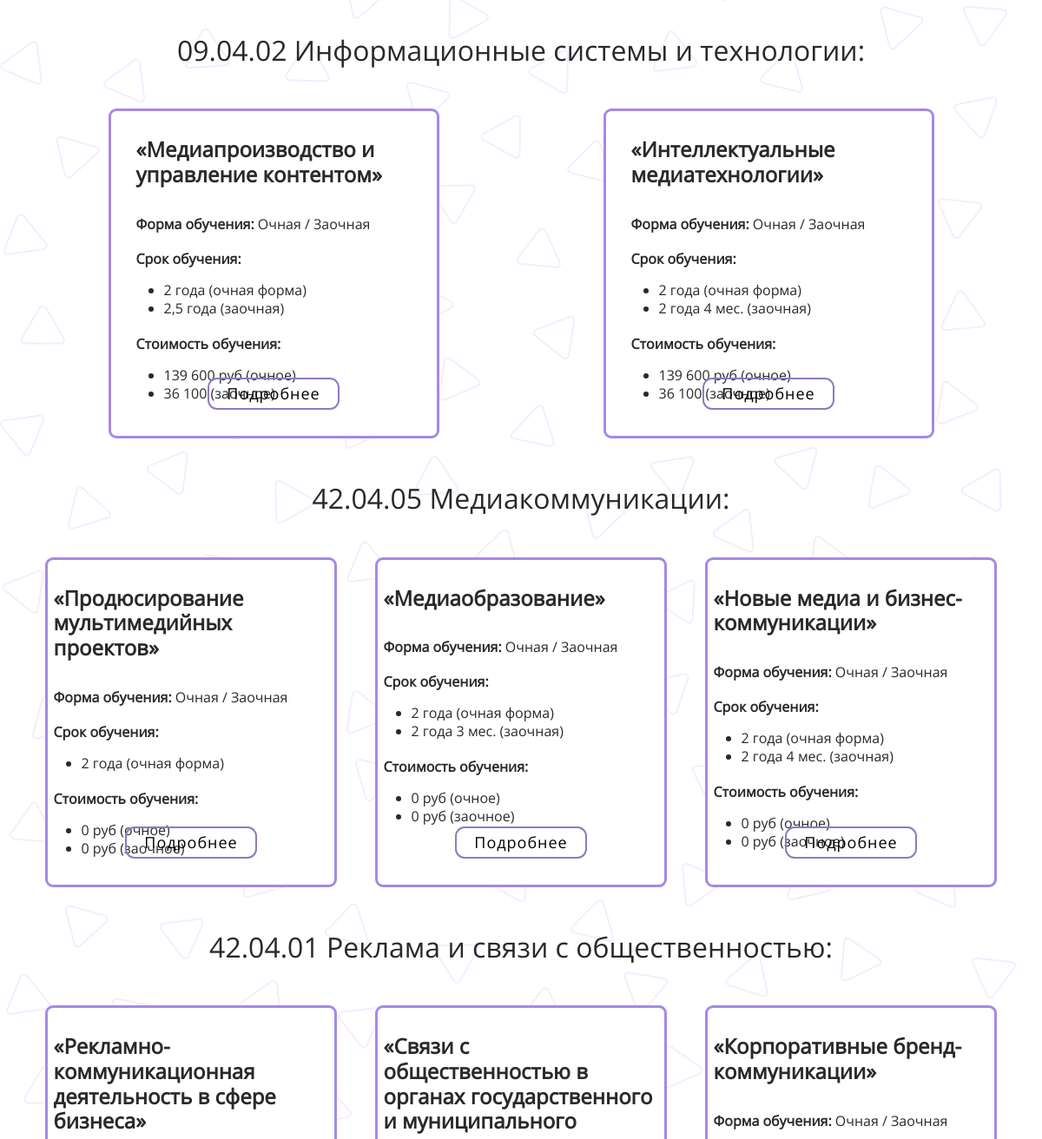
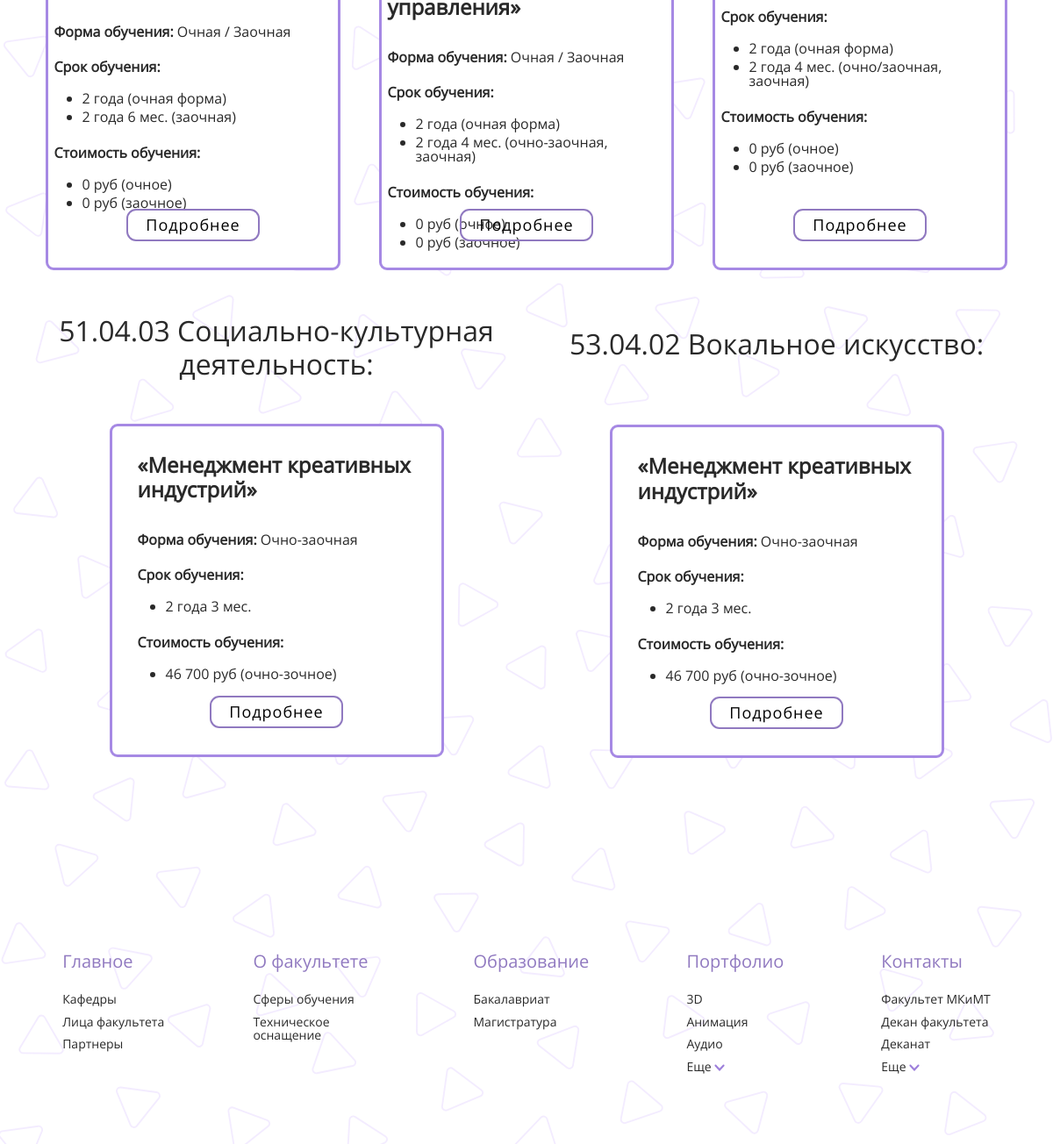
The page /test/ (lower part) on the database as committed earlier (2 pictures, top to bottom).
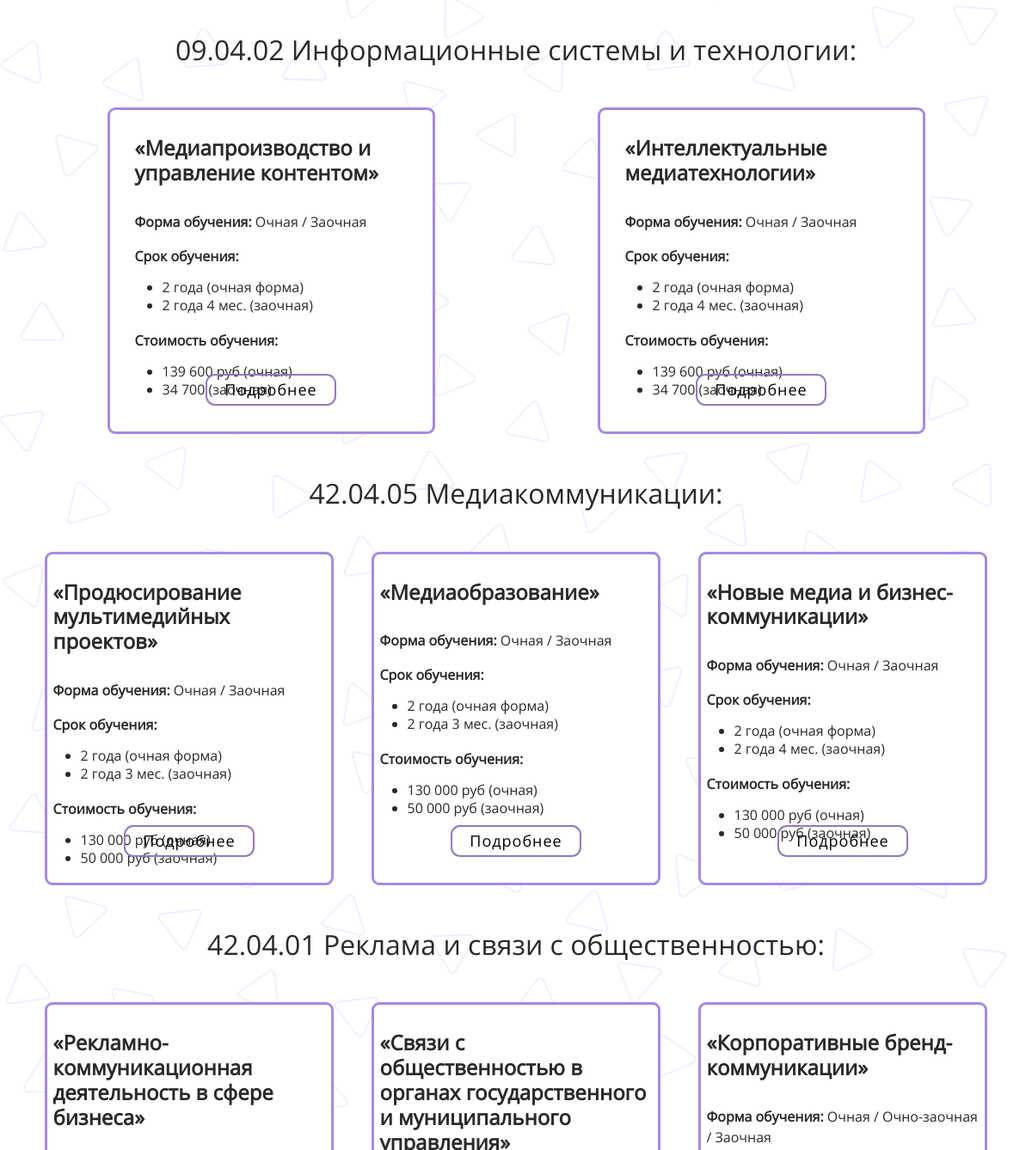
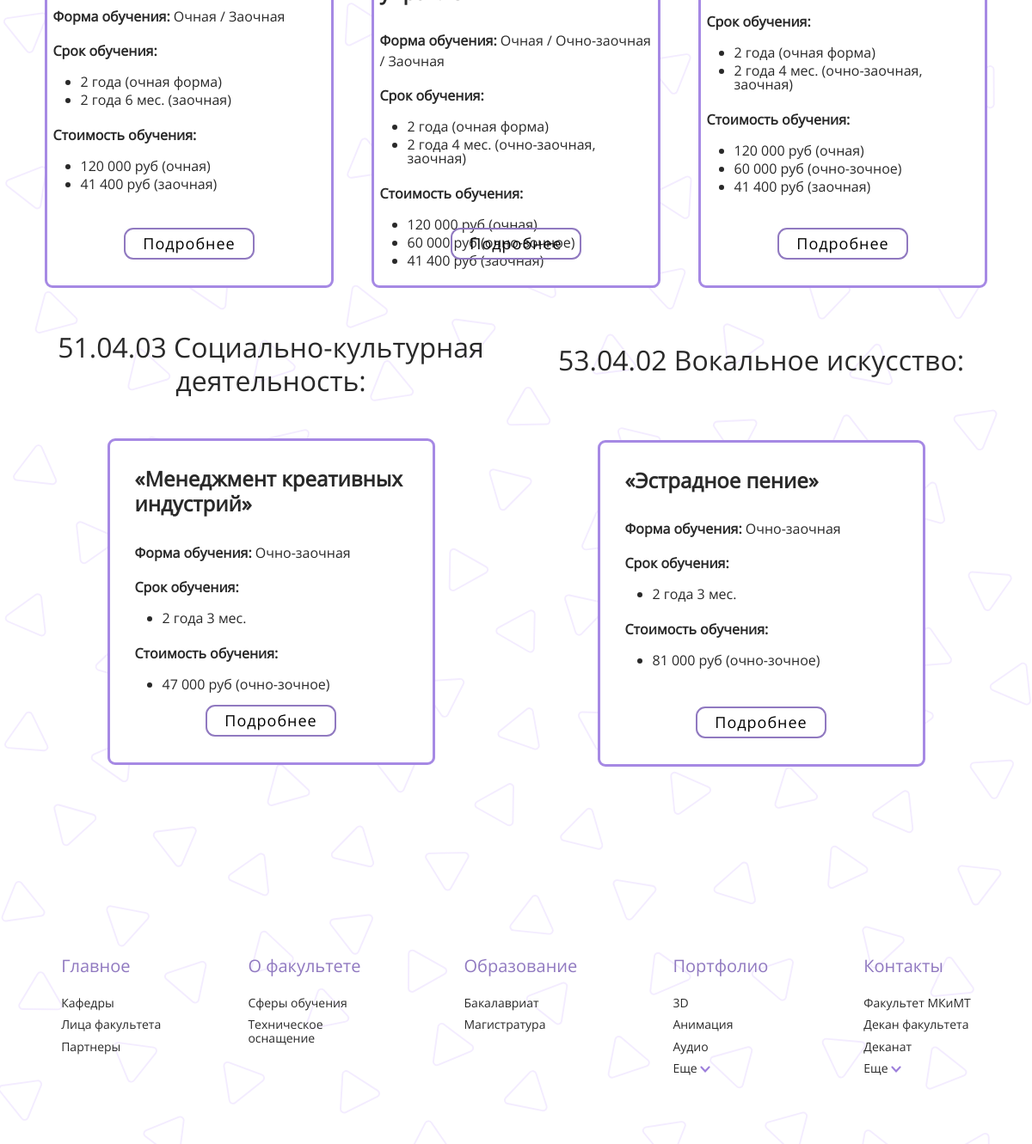
The same page on the database as committed later (2 pictures, top to bottom).
### mkmt/models.py (models this page shows, shortened)
class magistracy(models.Model):
    title = models.CharField(max_length = 255, verbose_name='Программа обучения')
    formOfEdu = models.TextField(blank = True, verbose_name='Форма обучения')
    budgetPlaces = models.IntegerField(blank = True, null = True, verbose_name='Бюджетные места')
    exam = models.TextField(blank = True, null = True, verbose_name='Вступительный экзамен')
    profile = models.TextField(blank = True, verbose_name='Профиль обучения')
    priceFT = models.TextField(blank = True, null = True, verbose_name='Стоимость очного обучения')
    pricePT = models.TextField(blank = True, null = True, verbose_name='Стоимость очно-заочного обучения')
    priceDL = models.TextField(blank = True, null = True, verbose_name='Стоимость заочного обучения')
    trainingPeriodFT = models.TextField(blank = True, null = True, verbose_name='Срок очного обучения')
    trainingPeriodPT = models.TextField(blank = True, null = True, verbose_name='Срок очно-заочного обучения')
    trainingPeriodDL = models.TextField(blank = True, null = True, verbose_name='Срок заочного обучения')
    class Meta:
        verbose_name = 'Магистратура '
        verbose_name_plural = 'Магистратура'
        ordering = ['id']

### mkmt/views.py (the view)
# urls.py: path('test/', test, name = 'test'),
def test(request):
    undergraduate = studyingPrograms.objects.all()
    magistr090402 = magistracy.objects.filter(title = '09.04.02 Информационные системы и технологии')
    magistr420405 = magistracy.objects.filter(title = '42.04.05 Медиакоммуникации')
    magistr420401 = magistracy.objects.filter(title = '42.04.01 Реклама и связи с общественностью')
    magistr510403 = magistracy.objects.filter(title = '51.04.03 Социально-культурная деятельность')
    magistr530402 = magistracy.objects.filter(title = '53.04.02 Вокальное искусство')
    return render(request, 'mkmt/test.html', {'undergraduate': undergraduate,
                                              'magistr090402': magistr090402,
                                              'magistr420405': magistr420405,
                                              'magistr420401': magistr420401,
                                              'magistr510403': magistr510403,
                                              'magistr530402': magistr530402})

### mkmt/templates/mkmt/test.html (shortened to what the changed rows need)
{% load static %}
<head>
    <link rel="stylesheet" type="text/css" href="http://cdn.jsdelivr.net/npm/slick-carousel@1.8.1/slick/slick.css" />
    <link href="https://cdn.jsdelivr.net/npm/bootstrap@5.0.2/dist/css/bootstrap.min.css" rel="stylesheet"
>
    <link rel="stylesheet" href="{% static 'mkmt/styles/fontello.css' %}">
    <link rel="stylesheet" href="{% static 'mkmt/styles/styles.css' %}" />
    <link rel="stylesheet" href="{% static 'mkmt/styles/wrapper.css' %}" />
    <link rel="stylesheet" href="{% static 'mkmt/styles/stylesEducation.css' %}">
    <link rel="stylesheet" href="{% static 'mkmt/styles/header.css' %}" />
    <link rel="stylesheet" href="{% static 'mkmt/styles/burger.css' %}" />
    <link rel="stylesheet" href="{% static 'mkmt/styles/footer.css' %}" />
</head>
<body>
    <div class="wrapper">
        <div class="main">
            <section class="magistracy">
                <div class="container">
                    <div class="row">
                        <div class="col-12">
                            <h2 class="text-center  mb-5  speciality_title">09.04.02 Информационные системы и
                                технологии:
                            </h2>
                        </div>
                    </div>
                    <div class="cards ">
                        <div class="row ">
                            {% for m in magistr090402 %}
                            <div class="col-xl-6 col-md-6 col-sm-12 d-flex justify-content-center">
                                <div class="card my-card">
                                    <div class="card-body">
                                        <h4 class="card-title">{{m.profile}}</h4>
                                        <p class="card-text text-1"><b>Форма обучения:</b> {{m.formOfEdu}}</p>
                                        <p class="card-text text-1"><b>Срок обучения:</b></p>
                                        <ul class="">
                                            {% if m.trainingPeriodFT %}
                                            <li class="my-li">{{m.trainingPeriodFT}}</li>
                                            {% endif %}
                                            {% if m.trainingPeriodPT %}
                                            <li class="my-li">{{m.trainingPeriodPT}}</li>
                                            {% endif %}
                                            {% if m.trainingPeriodDL %}
                                            <li class="my-li">{{m.trainingPeriodDL}}</li>
                                            {% endif %}
                                        </ul>
                                        <p class="card-text text-1"><b>Стоимость обучения:</b></p>
                                        <ul class="">
                                            {% if m.priceFT %}
                                            <li class="my-li">{{m.priceFT}}</li>
                                            {% endif %}
                                            {% if m.priceDL %}
                                            <li class="my-li">{{m.priceDL}}</li>
                                            {% endif %}
                                        </ul>
                                        <div class="div-btn">
                                            <button type="button" class="btn my-btn btn-lg" data-bs-toggle="modal"
                                                data-bs-target="#modalId_{{m.id}}">
                                                Подробнее
                                            </button>
                                        </div>
                                    </div>
                                </div>
                            </div>
                            {% endfor %}
                        </div>
                    </div>
                    <div class="row">
                        <div class="col-12">
                            <h2 class="text-center  mb-5  speciality_title">42.04.05 Медиакоммуникации:</h2>
                        </div>
                    </div>
                    <div class="cards ">
                        <div class="row ">
                            {% for m in magistr420405 %}
                            <div class="col-xl-4 col-md-12 d-flex justify-content-center">
                                <div class="card my-card">
                                    <div class="card-body">
                                        <h4 class="card-title">{{m.profile}}</h4>
                                        <p class="card-text text-1"><b>Форма обучения:</b> {{m.formOfEdu}}</p>
                                        <p class="card-text text-1"><b>Срок обучения:</b></p>
                                        <ul class="">
                                            {% if m.trainingPeriodFT %}
                                            <li class="my-li">{{m.trainingPeriodFT}}</li>
                                            {% endif %}
                                            {% if m.trainingPeriodDL %}
                                            <li class="my-li">{{m.trainingPeriodDL}}</li>
                                            {% endif %}
                                        </ul>
                                        <p class="card-text text-1"><b>Стоимость обучения:</b></p>
                                        <ul class="">
                                            {% if m.priceFT %}
                                            <li class="my-li">{{m.priceFT}}</li>
                                            {% endif %}
                                            {% if m.priceDL %}
                                            <li class="my-li">{{m.priceDL}}</li>
                                            {% endif %}
                                        </ul>
                                        <div class="div-btn">
                                            <button type="button" class="btn my-btn btn-lg" data-bs-toggle="modal"
                                                data-bs-target="#modalId_{{m.id}}">
                                                Подробнее
                                            </button>
                                        </div>
                                    </div>
                                </div>
                            </div>
                            {% endfor %}
                        </div>
                    </div>
                    <div class="row">
                        <div class="col-12">
                            <h2 class="text-center  mb-5  speciality_title">42.04.01 Реклама и связи с общественностью:
                            </h2>
                        </div>
                    </div>
                    <div class="cards ">
                        <div class="row ">
                            {% for m in magistr420401 %}
                            <div class="col-xl-4 col-md-12 d-flex justify-content-center">
                                <div class="card my-card">
                                    <div class="card-body">
                                        <h4 class="card-title">{{m.profile}}</h4>
                                        <p class="card-text text-1"><b>Форма обучения:</b> {{m.formOfEdu}}</p>
                                        <p class="card-text text-1"><b>Срок обучения:</b></p>
                                        <ul class="">
                                            {% if m.trainingPeriodFT %}
                                            <li class="my-li">{{m.trainingPeriodFT}}</li>
                                            {% endif %}
                                            {% if m.trainingPeriodPT %}
                                            <li class="my-li">{{m.trainingPeriodPT}}</li>
                                            {% endif %}
                                            {% if m.trainingPeriodDL %}
                                            <li class="my-li">{{m.trainingPeriodDL}}</li>
                                            {% endif %}
                                        </ul>
                                        <p class="card-text text-1"><b>Стоимость обучения:</b></p>
                                        <ul class="">
                                            {% if m.priceFT %}
                                            <li class="my-li">{{m.priceFT}}</li>
                                            {% endif %}
                                            {% if m.pricePT %}
                                            <li class="my-li">{{m.pricePT}}</li>
                                            {% endif %}
                                            {% if m.priceDL %}
                                            <li class="my-li">{{m.priceDL}}</li>
                                            {% endif %}
                                        </ul>
                                        <div class="div-btn">
                                            <button type="button" class="btn my-btn btn-lg" data-bs-toggle="modal"
                                                data-bs-target="#modalId_{{m.id}}">
                                                Подробнее
                                            </button>
                                        </div>
                                    </div>
                                </div>
                            </div>
                            {% endfor %}
                        </div>
                    </div>
                    <div class="row">
                        <div class="col-xl-6 col-md-12 ">
                            <h2 class="text-center  mb-5  speciality_title">51.04.03 Социально-культурная деятельность:
                            </h2>
                            {% for m in magistr510403 %}
                            <div class="col--12 d-flex justify-content-center">
                                <div class="card my-card">
                                    <div class="card-body">
                                        <h4 class="card-title">{{m.profile}}</h4>
                                        <p class="card-text text-1"><b>Форма обучения:</b> {{m.formOfEdu}}</p>
                                        <p class="card-text text-1"><b>Срок обучения:</b></p>
                                        <ul class="">
                                            {% if m.trainingPeriodFT %}
                                            <li class="my-li">{{m.trainingPeriodFT}}</li>
                                            {% endif %}
                                        </ul>
                                        <p class="card-text text-1"><b>Стоимость обучения:</b></p>
                                        <ul class="">
                                            {% if m.pricePT %}
                                            <li class="my-li">{{m.pricePT}}</li>
                                            {% endif %}
                                        </ul>
                                        <div class="div-btn">
                                            <button type="button" class="btn my-btn btn-lg" data-bs-toggle="modal"
                                                data-bs-target="#modalId_{{m.id}}">
                                                Подробнее
                                            </button>
                                        </div>
                                    </div>
                                </div>
                            </div>
                            {% endfor %}
                        </div>
                        <div class="col-xl-6 col-md-12">
                            <h2 class="text-center  mb-5 speciality_title marg">53.04.02 Вокальное искусство:</h2>
                            {% for m in magistr530402 %}
                            <div class="col--12 d-flex justify-content-center">
                                <div class="card my-card">
                                    <div class="card-body">
                                        <h4 class="card-title">{{m.profile}}</h4>
                                        <p class="card-text text-1"><b>Форма обучения:</b> {{m.formOfEdu}}</p>
                                        <p class="card-text text-1"><b>Срок обучения:</b></p>
                                        <ul class="">
                                            {% if m.trainingPeriodFT %}
                                            <li class="my-li">{{m.trainingPeriodFT}}</li>
                                            {% endif %}
                                        </ul>
                                        <p class="card-text text-1"><b>Стоимость обучения:</b></p>
                                        <ul class="">
                                            {% if m.pricePT %}
                                            <li class="my-li">{{m.pricePT}}</li>
                                            {% endif %}
                                        </ul>
                                        <div class="div-btn">
                                            <button type="button" class="btn my-btn btn-lg" data-bs-toggle="modal"
                                                data-bs-target="#modalId_{{m.id}}">
                                                Подробнее
                                            </button>
                                        </div>
                                    </div>
                                </div>
                            </div>
                            {% endfor %}
                        </div>
                    </div>
                </div>
            </section>
        </div>
    </div>
</body>

Rows that differ between the two databases and show on the page:
changed magistracy "«Медиапроизводство и управление контентом»": trainingPeriodDL (not shown) → "2 года 4 мес. (заочная)"; priceFT "139 600 руб (очное)" → "139 600 руб (очная)"; priceDL "36 100 (заочное)" → "34 700 (заочная)"; trainingPeriodPT "2,5 года (заочная)" → (not shown)
changed magistracy "«Интеллектуальные медиатехнологии»": trainingPeriodDL (not shown) → "2 года 4 мес. (заочная)"; priceFT "139 600 руб (очное)" → "139 600 руб (очная)"; priceDL "36 100 (заочное)" → "34 700 (заочная)"; trainingPeriodPT "2 года 4 мес. (заочная)" → (not shown)
changed magistracy "«Продюсирование мультимедийных проектов»": trainingPeriodDL (not shown) → "2 года 3 мес. (заочная)"; priceFT "0 руб (очное)" → "130 000 руб (очная)"; priceDL "0 руб (заочное)" → "50 000 руб (заочная)"
changed magistracy "«Медиаобразование»": priceFT "0 руб (очное)" → "130 000 руб (очная)"; priceDL "0 руб (заочное)" → "50 000 руб (заочная)"
changed magistracy "«Новые медиа и бизнес-коммуникации»": priceFT "0 руб (очное)" → "130 000 руб (очная)"; priceDL "0 руб (заочное)" → "50 000 руб (заочная)"
changed magistracy "«Рекламно-коммуникационная деятельность в сфере бизнеса»": priceFT "0 руб (очное)" → "120 000 руб (очная)"; priceDL "0 руб (заочное)" → "41 400 руб (заочная)"
changed magistracy "«Связи с общественностью в органах государственного и муниципального управления»": formOfEdu "Очная / Заочная" → "Очная / Очно-заочная / Заочная"; priceFT "0 руб (очное)" → "120 000 руб (очная)"; pricePT (not shown) → "60 000 руб (очно-зочное)"; priceDL "0 руб (заочное)" → "41 400 руб (заочная)"
changed magistracy "«Корпоративные бренд-коммуникации»": formOfEdu "Очная / Заочная" → "Очная / Очно-заочная / Заочная"; trainingPeriodPT "2 года 4 мес. (очно/заочная, заочная)" → "2 года 4 мес. (очно-заочная, заочная)"; priceFT "0 руб (очное)" → "120 000 руб (очная)"; pricePT (not shown) → "60 000 руб (очно-зочное)"; priceDL "0 руб (заочное)" → "41 400 руб (заочная)"
changed magistracy "«Менеджмент креативных индустрий»": pricePT "46 700 руб (очно-зочное)" → "47 000 руб (очно-зочное)"
changed magistracy: profile "«Менеджмент креативных индустрий»" → "«Эстрадное пение»"; pricePT "46 700 руб (очно-зочное)" → "81 000 руб (очно-зочное)"
